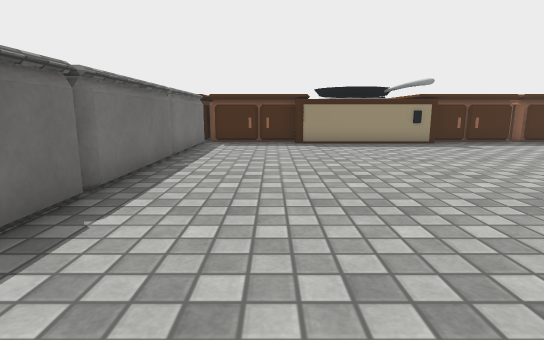
view 1 (above)

13 first-person views from a walk through a scene from a Unity 3-D project. The camera is 0.57 m above the floor, tilts 10° down and sees 80° across. The floor is counted in squares, 0.5 m on a side. Each view is taken from the middle of a square. On the plan, view 1 faces up. The plan holds only what a view shows up to about 13 squares ahead; the rest is blank. The place goes on beyond the plan. Some surface patterns are stand-ins.

view 2
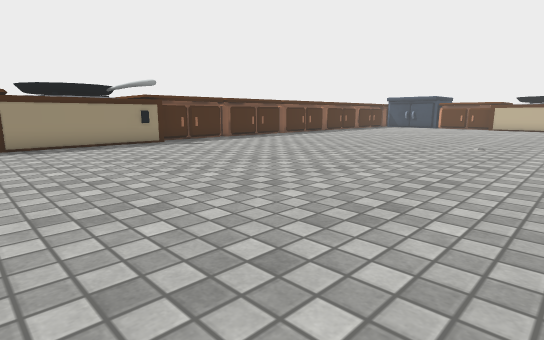

view 3
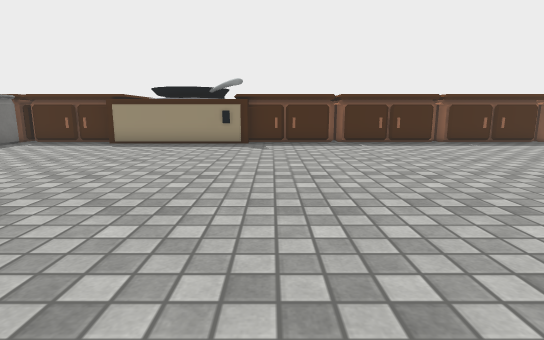

view 4
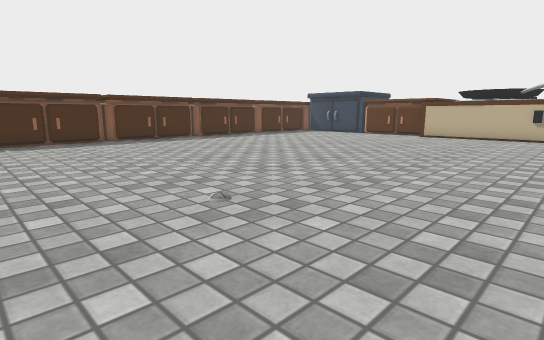

view 5
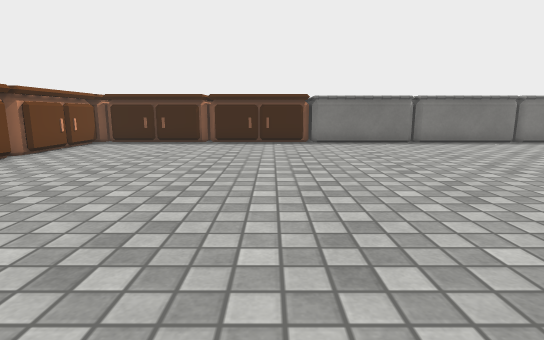

view 6
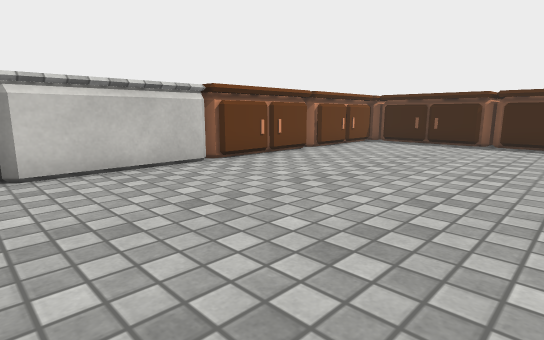

view 7
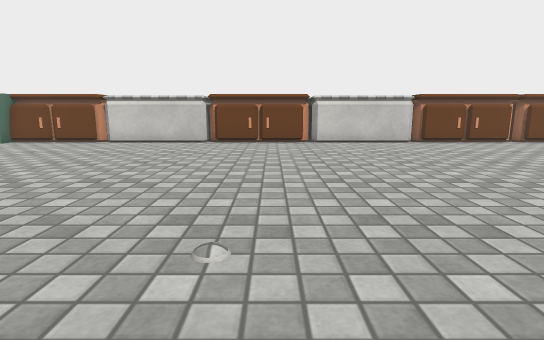

view 8
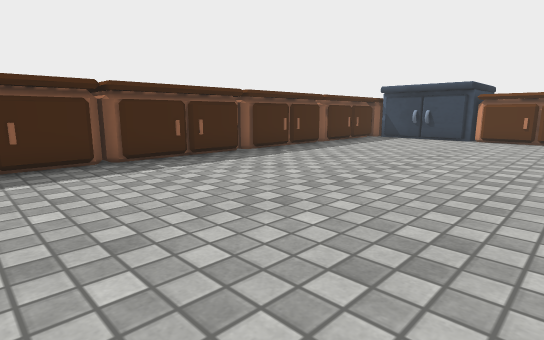

view 9
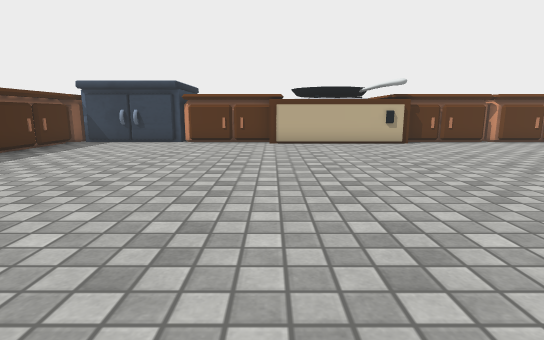

view 10
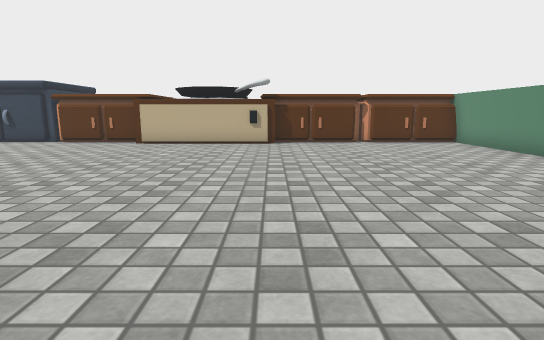

view 11
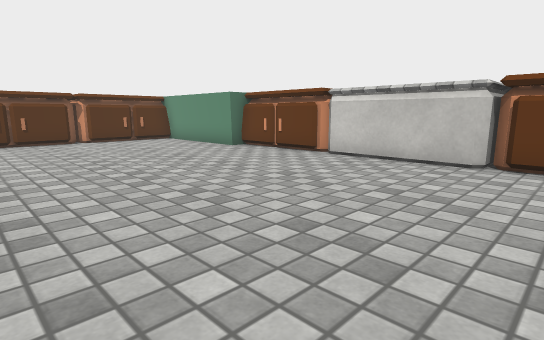

view 12
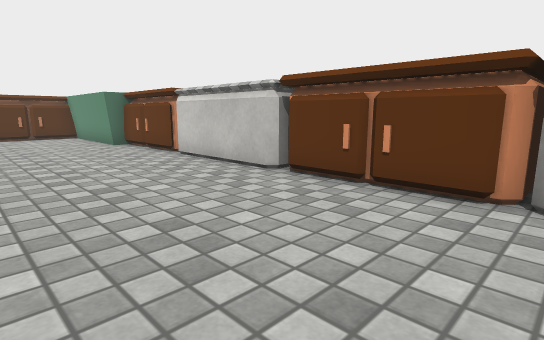

view 13
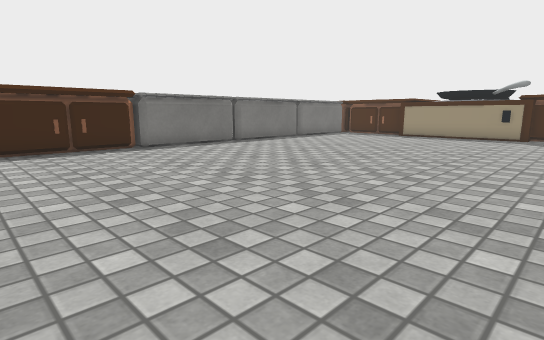

### Floor plan
Key: @ floor where view 1 was taken; # wall or solid block; . floor; ^ raised ledge; O other object.
Columns run from 4 left of view 1 to 26 right of it. Each row starts with its distance up from view 1.
 13  #####^   #####################
 12  O...#^^^##...................#
 11  #............................#
 10  #............................#
  9  O............................#
  8  O............................#
  7  #............................#
  6  #............................#
  5  O...........................^#
  4  O...........................^
  3  #...........................^
  2  #...........................^
  1  O...........................#
  0  #..@........................##
 -1  #............................#
 -2  #............................#
 -3  #............................#
 -4 ##............................#
 -5  #............................#
 -6  #............................#
 -7  #.......................######
 -8  #########O##O####O##O####
 -9               #  ###

Where each view was taken, in squares from view 1:
view 1: 0 up, 0 right, facing up
view 2: 0 up, 0 right, facing up-right
view 3: 0 up, 7 right, facing up
view 4: 1 down, 9 right, facing up-right
view 5: 1 down, 10 right, facing left
view 6: 1 down, 10 right, facing down-left
view 7: 5 up, 11 right, facing down
view 8: 5 up, 11 right, facing up-right
view 9: 5 up, 13 right, facing right
view 10: 0 up, 13 right, facing right
view 11: 0 up, 12 right, facing down-right
view 12: 3 down, 9 right, facing down-right
view 13: 4 down, 8 right, facing up-left
